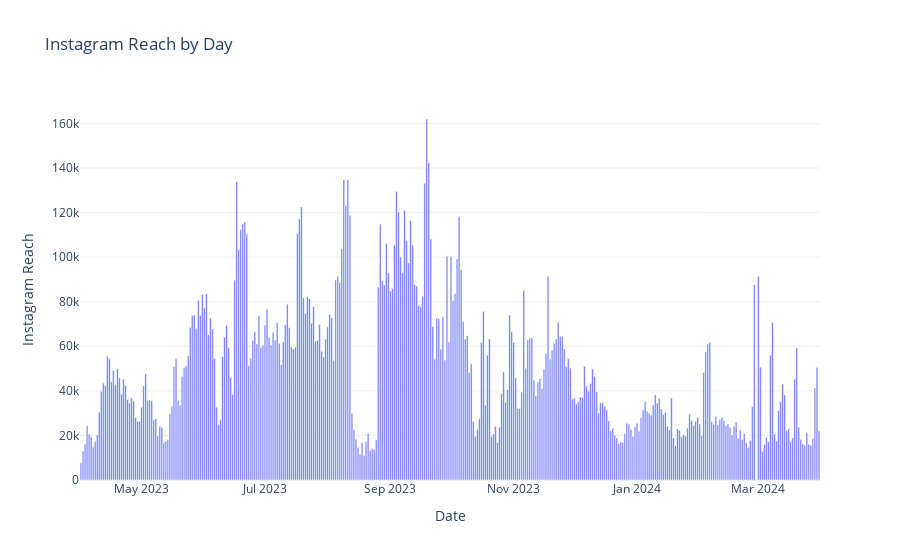

Notebook code cell kept with this figure:
### Code cell
fig = go.Figure()
fig.add_trace(go.Bar(x=data['Date'], 
                     y=data['Instagram reach'], 
                     name='Instagram reach'))
fig.update_layout(title='Instagram Reach by Day', 
                  xaxis_title='Date', 
                  yaxis_title='Instagram Reach')
fig.show()

### Figure 1 — Plotly figure (JSON) as saved in the notebook; plotly's stock layout.template omitted (floating-point values rounded to 4 significant figures; data arrays with more than 128 entries replaced by an {"elided": "..."} marker saying what was removed)
{"data": [{"name": "Instagram reach", "type": "bar", "x": {"elided": "365 str values"}, "y": {"elided": "365 int values"}}], "layout": {"title": {"text": "Instagram Reach by Day"}, "xaxis": {"title": {"text": "Date"}}, "yaxis": {"title": {"text": "Instagram Reach"}}}}
